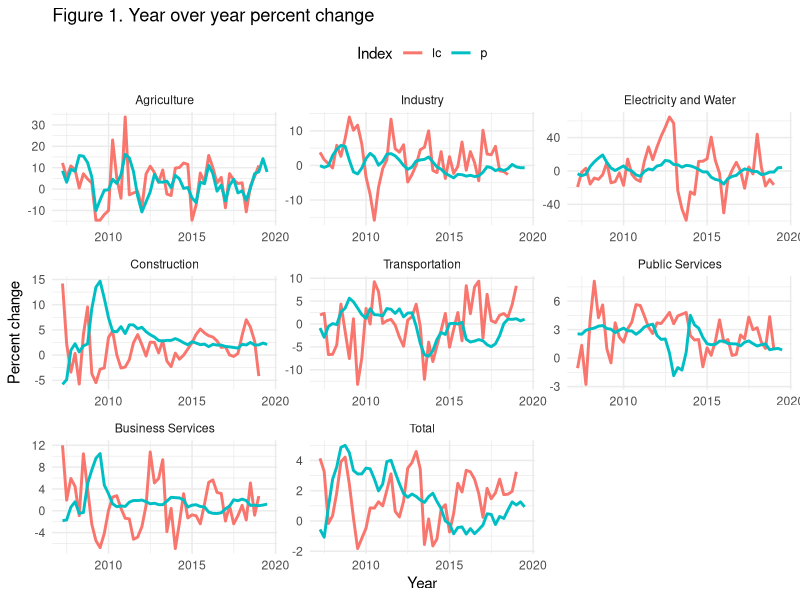
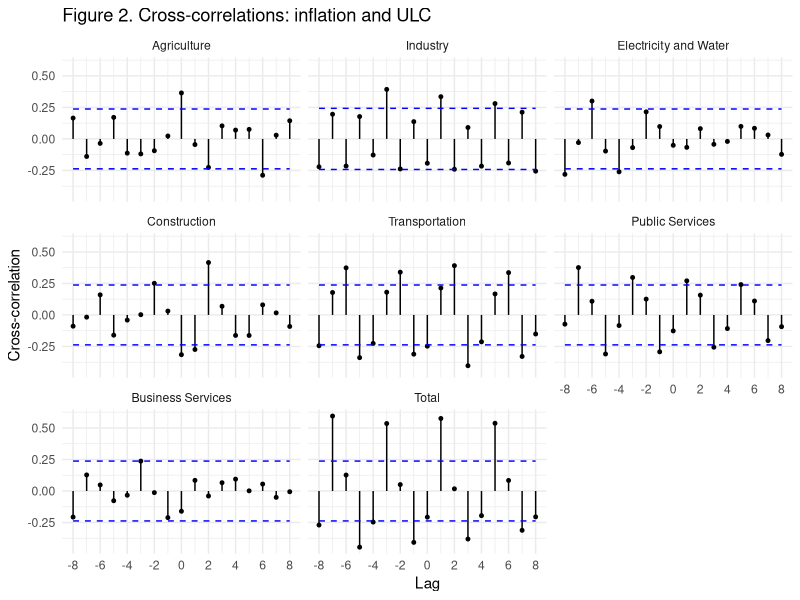
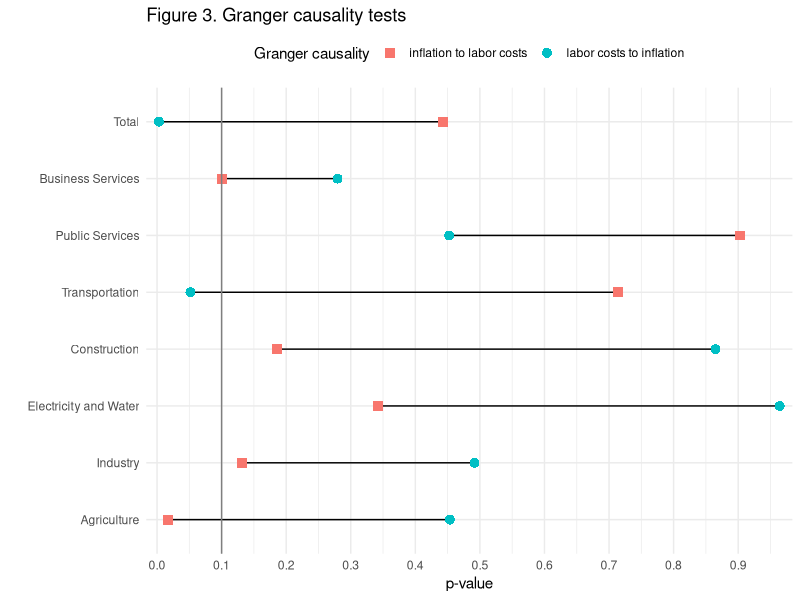

The R script that drew these images, in order: (Note: this script raises an error after producing the figures.)
## ---- chunk 1
knitr::opts_chunk$set(eval = FALSE,
                      echo = TRUE,
                      warning = FALSE,
                      message = FALSE,
                      dpi = 300)

## ---- chunk 2

library(readxl)

df <- read_xlsx("data/wage-inflation-data.xlsx",
                sheet = "R_data",
                skip = 1)
## ---- chunk 3

library(tidyverse)

sector_code2name <- 
  tibble(sector_code = c("ag", "ind", "el", "const",
                         "tran", "ser_pub",
                          "ser_bis", "all"),
         sector_name = c("Agriculture", "Industry",
                         "Electricity and Water",
                         "Construction", "Transportation",
                         "Public Services",
                         "Business Services", "Total"))
## ---- chunk 4

library(lubridate)

df_tidy <- df %>% 
  mutate(DATE = ymd(DATE)) %>% 
  gather("type_sector_code", "value", -DATE) %>% 
  separate(type_sector_code,
           into = c("type", "sector_code"),
           sep = "_",
           extra = "merge") %>%
  filter(sector_code != "bs") %>% 
  left_join(sector_code2name) %>% 
  mutate(sector_name = as_factor(sector_name))

## ---- chunk 5

df_change <- df_tidy %>% 
  group_by(type, sector_code) %>% 
  mutate(dlog_value_q = 400*(log(value) - log(lag(value)))) %>% 
  mutate(dlog_value_y = 100*(log(value) - log(lag(value, 4)))) %>% 
  mutate(dlog_value_q_scaled = scale(dlog_value_q)[,]) %>% 
  drop_na() %>% 
  ungroup()

## ---- chunk 6

seas_adj <- function(df) {
  df_ts <- ts(df, frequency = 4)
  df_ts_sa <- stats::stl(df_ts,
                         s.window = "periodic",
                         robust = TRUE)
  df_ts_tidy <- broom::augment(df_ts_sa)
  df_ts_tidy$.seasadj
}

df_change_sa <- df_change %>%
  group_by(type, sector_code) %>% 
  mutate(dlog_value_q_sa = seas_adj(dlog_value_q)) %>% 
  ungroup()

## ---- chunk 7

theme_set(theme_minimal())

df_change %>% 
  ggplot(aes(DATE, dlog_value_y, color = type)) +
  geom_line(size = 1) +
  facet_wrap( ~ sector_name, scales = "free") +
  labs(x = "Year",
       y = "Percent change",
       color = "Index",
       title = "Figure 1. Year over year percent change") +
  theme(legend.position = "top")
  

## ---- chunk 8

df_nest <- df_change %>%
  select(DATE, type, sector_name, dlog_value_q) %>% 
  nest(-sector_name) %>% 
  mutate(data_spread = map(data, ~ spread(.x, type, dlog_value_q))) %>% 
  mutate(data_spread = map(data_spread, ~ drop_na(.x)))

## ---- chunk 9
conf.level = 0.9

df_ccf <- df_nest %>%
  mutate(n.used = map_int(data_spread, ~ length(.x$p))) %>% 
  mutate(conf.int = qnorm((1 + conf.level) / 2) / sqrt(n.used)) %>% 
  mutate(ccf = map(data_spread, ~ ccf(.x$p, .x$lc,
                                      type = "correlation",
                                      lag.max = 8,
                                      plot = FALSE))) %>% 
  mutate(ccf_tidy = map(ccf, broom::tidy)) %>% 
  unnest(ccf_tidy) %>% 
  arrange(sector_name, lag)
  
## ---- chunk 10

df_ccf %>% 
  ggplot(aes(lag, acf)) +
  geom_segment(aes(xend = lag, yend = 0)) +
  geom_point(size = 1, colour = "black") +
  geom_line(aes(lag, conf.int),color='blue', linetype='dashed') +
  geom_line(aes(lag, -conf.int),color='blue', linetype='dashed') +
  scale_x_continuous(breaks=seq(-8,8,2)) +
  facet_wrap( ~ sector_name) +
  labs(x = "Lag",
       y = "Cross-correlation",
       title = "Figure 2. Cross-correlations: inflation and ULC")


## ---- chunk 11

lag.order <- 4

df_granger <- df_nest %>% 
  # test inflation -> ulc ?
  mutate(granger_p2lc = map(data_spread,
                       ~ lmtest::grangertest(lc ~ p,
                                             order = lag.order,
                                             data = .x))) %>%
  mutate(granger_p2lc_tidy = map(granger_p2lc, broom::tidy)) %>% 
  # test ulc -> inflation ?
  mutate(granger_lc2p = map(data_spread,
                       ~ lmtest::grangertest(p ~ lc,
                                             order = lag.order,
                                             data = .x))) %>%
  mutate(granger_lc2p_tidy = map(granger_lc2p, broom::tidy)) %>% 
  unnest(granger_p2lc_tidy, granger_lc2p_tidy) %>% 
  rename(p.value_p2lc = p.value, p.value_lc2p = p.value1) %>% 
  drop_na()
  

## ---- chunk 12

df_granger %>%
  arrange(sector_name) %>% 
  ggplot(aes(x = sector_name)) +
  geom_linerange(aes(ymin = p.value_p2lc, ymax = p.value_lc2p)) +
  geom_point(aes(y = p.value_p2lc,
                 colour = "inflation to labor costs"),
             size = 3, shape = 15) +
  geom_point(aes(y = p.value_lc2p,
                 colour = "labor costs to inflation"),
             size = 3, shape = 16) +
  geom_hline(yintercept = 0.1, color = "gray50") +
  labs(x = "",
       y = "p-value",
       color = "Granger causality",
       title = "Figure 3. Granger causality tests") +
  scale_y_continuous(expand = c(0.01,0.01), breaks = seq(0, 1, 0.1)) +
  coord_flip() +
  theme(legend.position="top")

## ---- chunk 13
granger_fun <- function(tsb, lag.order) {
  
  result_21 <- lmtest::grangertest(tsb[,1] ~ tsb[,2],
                                order = lag.order)
  
  result_12 <- lmtest::grangertest(tsb[,2] ~ tsb[,1],
                                order = lag.order)
  bind_rows(broom::tidy(result_21), broom::tidy(result_12)) %>% 
    drop_na() %>% 
    select(statistic) %>% 
    pull()
}

## ---- chunk 14

library(boot) # for the bootstrap
library(furrr) # for parallel computation
plan(multiprocess)

boot_rep <- 199
block_length <- round(48^(1/3))
lag_order <- 4
sim <- "geom"

df_granger_boot <- df_nest %>% 
  mutate(ts_data = map(data_spread, ~ ts(cbind(.x$p, .x$lc)))) %>% 
  mutate(granger_ouput = map(ts_data,
                            ~ tsboot(.x, granger_fun, R = boot_rep,
                                     l = block_length, sim = sim,
                                     lag.order = lag_order))) %>% 
  mutate(p.value_p2lc = map_dbl(granger_ouput, ~
                                 mean(.x$t[,2] > .x$t0[2]))) %>% 
  mutate(p.value_lc2p = map_dbl(granger_ouput, ~
                                 mean(.x$t[,1] > .x$t0[1])))




## ---- chunk 15
df_granger_boot %>%
  arrange(sector_name) %>% 
  ggplot(aes(x = sector_name)) +
  geom_linerange(aes(ymin = p.value_p2lc, ymax = p.value_lc2p)) +
  geom_point(aes(y = p.value_p2lc,
                 colour = "inflation to labor costs"),
             size = 3, shape = 15) +
  geom_point(aes(y = p.value_lc2p,
                 colour = "labor costs to inflation"),
             size = 3, shape = 16) +
  geom_hline(yintercept = 0.1, color = "gray50") +
  labs(x = "",
       y = "p-value",
       color = "Granger causality",
       title = "Figure 3. Granger causality tests") +
  scale_y_continuous(expand = c(0.01,0.01), breaks = seq(0, 1, 0.1)) +
  coord_flip() +
  theme(legend.position="top")
